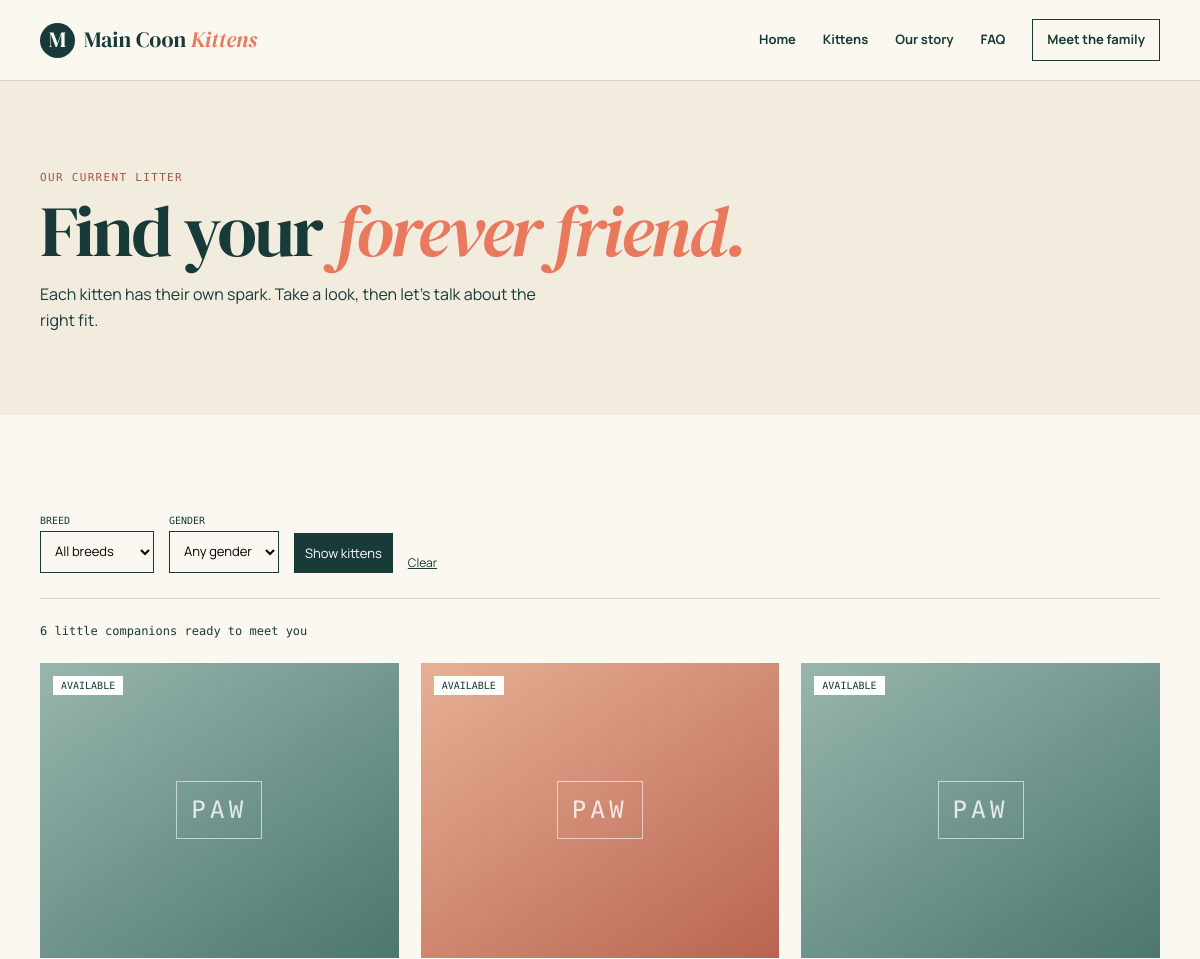
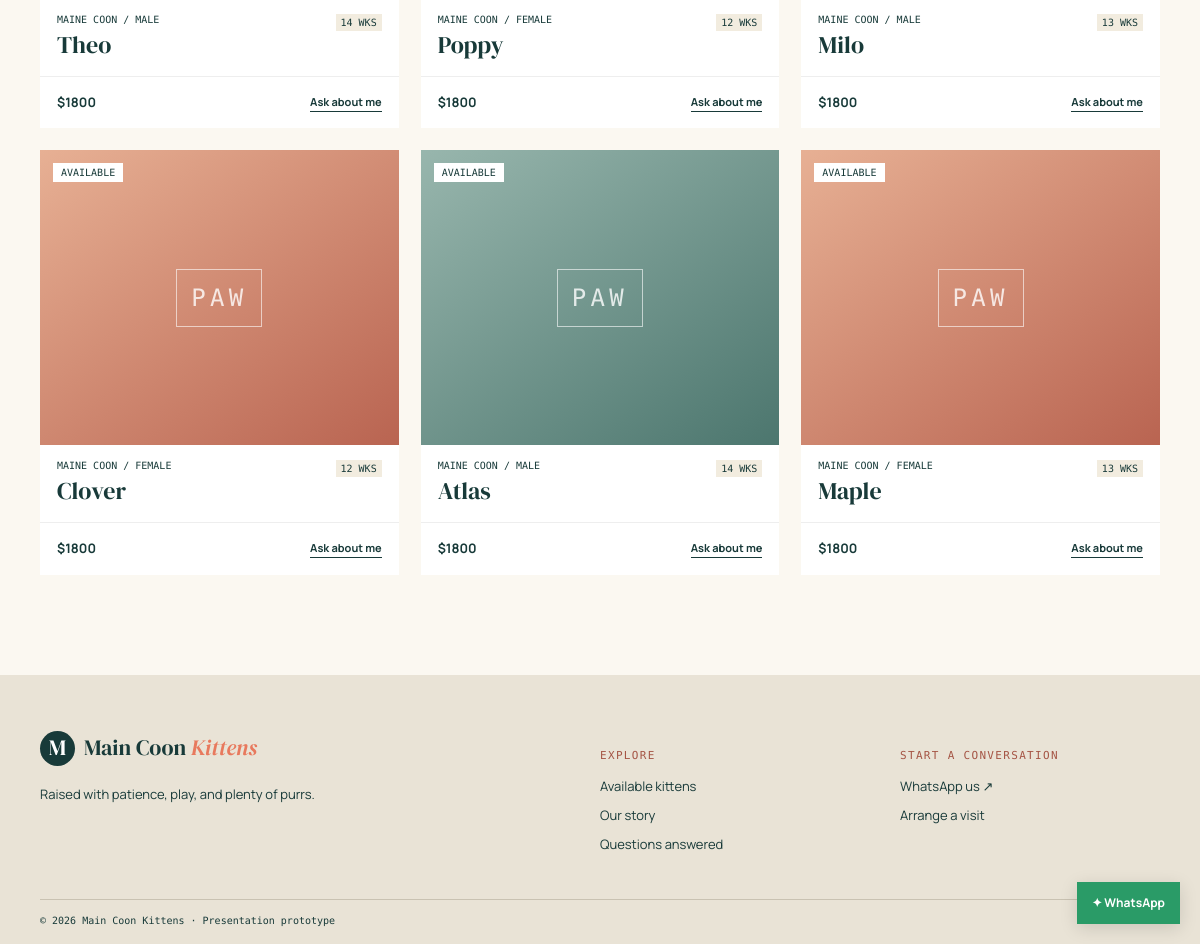
The page /kittens/ on the database its author committed (2 pictures, top to bottom).
### kittens/models.py (models this page shows, shortened)
class Kitten(models.Model):
    GENDER_CHOICES = [("M", "Male"), ("F", "Female")]
    STATUS_CHOICES = [("available", "Available"), ("reserved", "Reserved"), ("sold", "Placed")]
    name = models.CharField(max_length=100)
    breed = models.ForeignKey(Breed, null=True, blank=True, on_delete=models.SET_NULL)
    gender = models.CharField(max_length=1, choices=GENDER_CHOICES)
    age_weeks = models.PositiveIntegerField()
    price = models.DecimalField(max_digits=9, decimal_places=2)
    status = models.CharField(max_length=10, choices=STATUS_CHOICES, default="available")
    description = models.TextField(blank=True)
    vaccinated = models.BooleanField(default=False)
    dewormed = models.BooleanField(default=False)
    slug = models.SlugField(unique=True)
    is_featured = models.BooleanField(default=False)
    created_at = models.DateTimeField(auto_now_add=True)
    class Meta: ordering = ["-created_at"]
    def get_absolute_url(self): return reverse("kitten_detail", kwargs={"slug": self.slug})
    def whatsapp_link(self, phone_number):
        message = f"Hello! I would like to know more about {self.name}. Is this kitten still available?"
        return f"https://wa.me/{phone_number}?text={urllib.parse.quote(message)}"

class Breed(models.Model):
    name = models.CharField(max_length=100, unique=True)
    def __str__(self): return self.name

### kittens/views.py (the view)
# urls.py: urlpatterns = [path("", KittenListView.as_view(), name="kitten_list"), path("<slug:slug>/", KittenDetailView.as_view(), name="kitten_detail")]
class KittenListView(ListView):
    model = Kitten
    template_name = "kittens/list.html"
    context_object_name = "kittens"
    paginate_by = 12
    def get_queryset(self):
        qs = Kitten.objects.filter(status="available").select_related("breed").prefetch_related("photos")
        if breed := self.request.GET.get("breed"): qs = qs.filter(breed_id=breed)
        if gender := self.request.GET.get("gender"): qs = qs.filter(gender=gender)
        return qs
    def get_context_data(self, **kwargs):
        context = super().get_context_data(**kwargs)
        context["breeds"] = Breed.objects.all()
        context["selected_breed"] = self.request.GET.get("breed", "")
        context["selected_gender"] = self.request.GET.get("gender", "")
        return context

### config/context_processors.py (called while the page is built)
def site_settings(request):
    return {"WHATSAPP_NUMBER": settings.WHATSAPP_NUMBER, "SITE_NAME": settings.SITE_NAME}

### kittens/templatetags/kitten_tags.py (called while the page is built)
@register.filter
def whatsapp_link(kitten, phone_number):
    return kitten.whatsapp_link(phone_number)

### kittens/templates/kittens/list.html
{% extends 'base.html' %}{% block title %}Available kittens | {{ SITE_NAME }}{% endblock %}{% block content %}<section class="page-hero"><div class="container"><p class="eyebrow">Our current litter</p><h1>Find your <i>forever friend.</i></h1><p>Each kitten has their own spark. Take a look, then let’s talk about the right fit.</p></div></section><section class="catalogue container"><form class="filters" method="get"><label>Breed<select name="breed"><option value="">All breeds</option>{% for breed in breeds %}<option value="{{ breed.id }}" {% if selected_breed == breed.id|stringformat:'s' %}selected{% endif %}>{{ breed.name }}</option>{% endfor %}</select></label><label>Gender<select name="gender"><option value="">Any gender</option><option value="F" {% if selected_gender == 'F' %}selected{% endif %}>Female</option><option value="M" {% if selected_gender == 'M' %}selected{% endif %}>Male</option></select></label><button class="filter-button">Show kittens</button><a href="{% url 'kitten_list' %}">Clear</a></form><p class="result-count">{{ kittens|length }} little companion{{ kittens|length|pluralize }} ready to meet you</p><div class="kitten-grid">{% for kitten in kittens %}{% include 'kittens/card.html' %}{% empty %}<div class="empty"><h2>No match just yet.</h2><p>Try clearing the filters, or message us about upcoming litters.</p><a class="button" href="{% url 'contact' %}">Get in touch →</a></div>{% endfor %}</div></section>{% endblock %}

### kittens/templates/kittens/card.html
{% load kitten_tags %}
<article class="kitten-card">
  <a href="{{ kitten.get_absolute_url }}" class="kitten-photo photo-{{ kitten.gender|lower }}">{% if kitten.photos.first %}<img src="{{ kitten.photos.first.image.url }}" alt="{{ kitten.name }}">{% else %}<span class="cat-silhouette">PAW</span>{% endif %}<span class="status">{{ kitten.get_status_display }}</span></a>
  <div class="kitten-card-body"><div><p class="kitten-meta">{{ kitten.breed|default:'Maine Coon' }} / {{ kitten.get_gender_display }}</p><h3><a href="{{ kitten.get_absolute_url }}">{{ kitten.name }}</a></h3></div><span class="age">{{ kitten.age_weeks }} wks</span></div>
  <div class="kitten-card-footer"><strong>${{ kitten.price|floatformat:0 }}</strong><a href="{{ kitten|whatsapp_link:WHATSAPP_NUMBER }}" class="inquire" target="_blank" rel="noopener">Ask about me</a></div>
</article>

### static/css/style.css (style rules this page uses)
:root { --ink:#183a39;--paper:#fbf8f1;--cream:#f2ecdf;--coral:#e8795d;--sage:#a9c7aa;--line:#d9d5c9;--serif:'DM Serif Display',Georgia,serif;--sans:Manrope,Arial,sans-serif }
* { box-sizing:border-box }
body { margin:0;background:var(--paper);color:var(--ink);font-family:var(--sans);font-size:16px;line-height:1.65 }
.container { width:min(1120px,calc(100% - 48px));margin:auto }
a { color:inherit;text-decoration:none }
.eyebrow { font:11px 'DM Mono',monospace;letter-spacing:.12em;text-transform:uppercase;color:#a55545;margin:0 0 14px }
.hero h1,.page-hero h1,h2 { font:clamp(44px,6vw,78px)/.93 var(--serif);letter-spacing:-.035em;margin:0 }
.hero h1 i,h1 i,h2 i { color:var(--coral);font-weight:normal }
.intro,.catalogue,.detail,.story,.faq,.contact { padding:100px 0 }
h3 { font:24px var(--serif);margin:22px 0 7px }
.kitten-grid { display:grid;grid-template-columns:repeat(3,1fr);gap:22px }
.kitten-card { background:#fff }
.kitten-photo,.detail-visual { height:295px;position:relative;display:grid;place-items:center;overflow:hidden }
.photo-f { background:linear-gradient(145deg,#e7b094,#b96451) }
.photo-m { background:linear-gradient(145deg,#98b6ad,#4c766e) }
.cat-silhouette { font:24px 'DM Mono',monospace;letter-spacing:.18em;color:rgba(255,255,255,.8);border:1px solid rgba(255,255,255,.6);padding:14px }
.status { position:absolute;top:13px;left:13px;background:#fff;padding:4px 8px;font:10px 'DM Mono',monospace;text-transform:uppercase }
.kitten-card-body,.kitten-card-footer { display:flex;justify-content:space-between;gap:10px;padding:15px 17px }
.kitten-card-body { align-items:start }
.kitten-meta,.age { font:10px 'DM Mono',monospace;text-transform:uppercase;margin:0 }
.kitten-card h3 { margin:3px 0 0 }
.age { background:var(--cream);padding:3px 5px;white-space:nowrap }
.kitten-card-footer { border-top:1px solid #eee;align-items:center;font-size:13px }
.inquire { font-size:11px;font-weight:700;border-bottom:1px solid }
.page-hero { background:var(--cream);padding:90px 0 65px }
.page-hero p { max-width:510px }
.filters { display:flex;gap:15px;align-items:end;border-bottom:1px solid var(--line);padding-bottom:25px }
.filters label { display:grid;gap:5px;font:10px 'DM Mono',monospace;text-transform:uppercase }
.filters select,.filter-button { border:1px solid var(--ink);padding:10px;background:transparent;font:13px var(--sans) }
.filter-button { background:var(--ink);color:#fff }
.filters>a { font-size:12px;text-decoration:underline }
.result-count { font:12px 'DM Mono',monospace;margin:25px 0 }

### rows shown on the page
Kitten: shows "PAW", status "AVAILABLE", breed "MAINE COON", gender "MALE", name "Theo", age_weeks "14", price "1800"
Kitten: shows "PAW", status "AVAILABLE", breed "MAINE COON", gender "FEMALE", name "Poppy", age_weeks "12", price "1800"
Kitten: shows "PAW", status "AVAILABLE", breed "MAINE COON", gender "MALE", name "Milo", age_weeks "13", price "1800"
Kitten: shows "PAW", status "AVAILABLE", breed "MAINE COON", gender "FEMALE", name "Clover", age_weeks "12", price "1800"
Kitten: shows "PAW", status "AVAILABLE", breed "MAINE COON", gender "MALE", name "Atlas", age_weeks "14", price "1800"
Kitten: shows "PAW", status "AVAILABLE", breed "MAINE COON", gender "FEMALE", name "Maple", age_weeks "13", price "1800"

### other values the page prints
{{ kittens|length }} "6"
{{ SITE_NAME }} "Main Coon Kittens"
